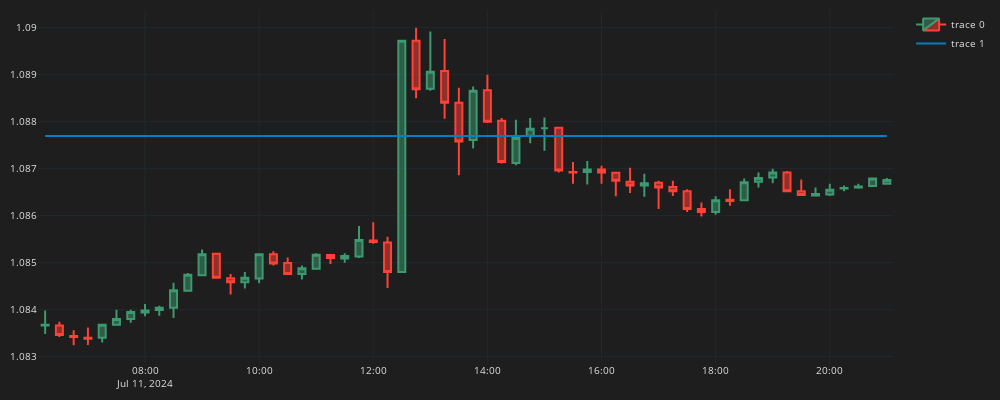

The notebook cell this image was saved under:
### Code cell
fig = go.Figure()
fig.add_trace(go.Candlestick(
    x = df_plot.time, open=df_plot.mid_o, high=df_plot.mid_h, low=df_plot.mid_l, close=df_plot.mid_c
))

fig.add_trace(go.Scatter(
    x = df_plot.time, y=df_plot['MA_200'], 
    line = dict(color='#027FC3', width=2), 
    line_shape='spline'
))
fig.update_layout(width=1000, height=400, 
        margin=dict(l=10, r=10, b=10, t=10),
        font = dict(size=10, color='#e1e1e1'),
        paper_bgcolor='#1e1e1e',
        plot_bgcolor='#1e1e1e') #changing the size of the plot and changing background colour

fig.update_xaxes(
    gridcolor='#1f292f', 
    showgrid=True, fixedrange=True, rangeslider=dict(visible=False)
)

fig.update_yaxes(
    gridcolor='#1f292f', 
    showgrid=True
)
fig.show()
